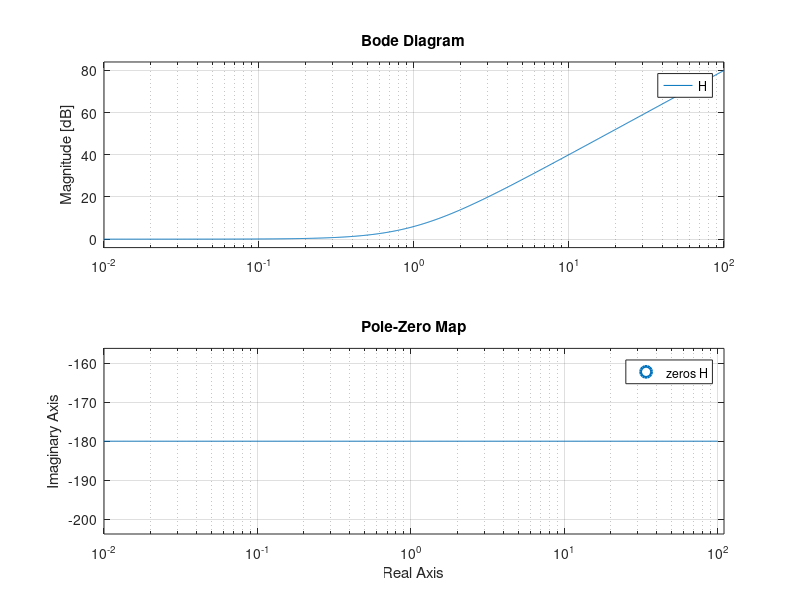

The MATLAB source for this figure:
clc
clear



H = tf([1 0 -1],[1]);
display(H)
subplot(2,1,1);
bode(H)
subplot(2,1,2);
pzmap(H)


residue([1], [1 3 2 0])